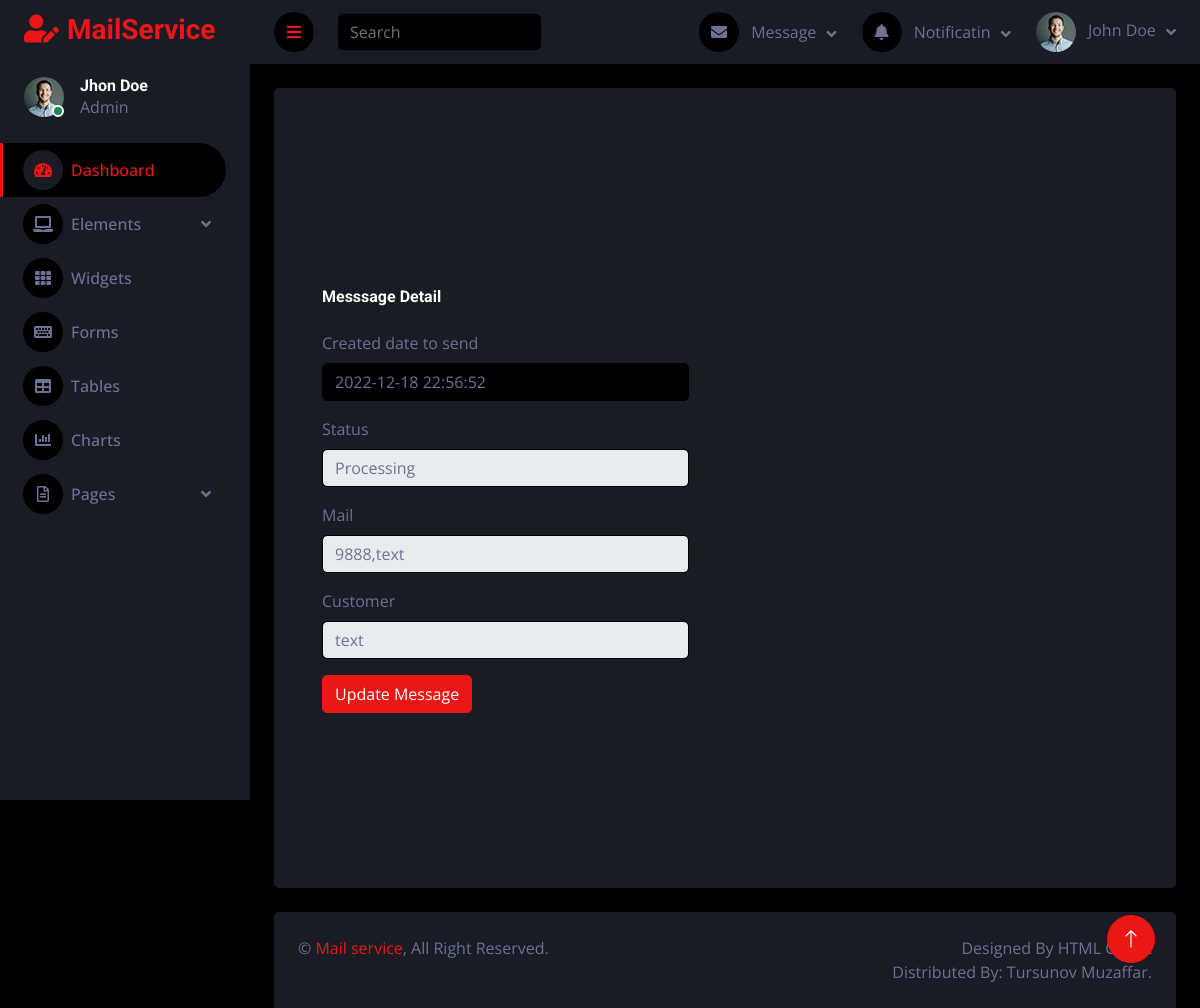
The page /message-detail/32 on the database its author committed.
### main/models.py (models this page shows, shortened)
class Messages(models.Model):
  created_date_to_send =models.DateTimeField()
  status = models.CharField(max_length=50)
  mail = models.ForeignKey('Mails',on_delete=models.CASCADE,related_name='messages_m')
  customer =models.ForeignKey(Customer,on_delete=models.CASCADE,related_name='messages_c')

### webui/views.py (the view, shortened to what this page needs)
# urls.py: path('message-detail/<int:pk>',views.message_detail,name='message_detail'),
def message_detail(request,pk):
  message =  get_object_or_404(Messages,pk=pk)
  form =MessageForm(instance =message)
  context ={
    'message':message,
    'form':form
  }
  return render(request,'detail/message_detail.html',context)

### webui/forms.py (shortened to what this page needs)
class MessageForm(forms.ModelForm):
  created_date_to_send =forms.DateTimeField(
        initial=datetime.now().strftime("%Y-%m-%d %H:%M"),
        widget=forms.widgets.DateTimeInput(
            attrs={'type': 'datetime'})
    )
  CHOICES=(('processing','Processing'),('message_sent','Sent messages'),('to_be_sent','Messages to be sent'))
  status = forms.ChoiceField(widget=forms.Select, choices=CHOICES)
  def __init__(self, *args, **kwargs):
        super().__init__(*args, **kwargs)
        for field in self.fields:
            self.fields[field].widget.attrs.update({
                'class': 'form-control'
            })
  class Meta:
    model =Messages
    fields =['created_date_to_send','status','mail','customer']

### accounts/models.py (called while the page is built)
    def __str__(self):
        return self.teg

### main/models.py (called while the page is built)
  def __str__(self):
    return self.fil_code_teg

### templates/detail/message_detail.html (shortened to what this page needs)
{% extends 'base.html'%}
{% block content %}
<div class="content">
    <nav class="navbar navbar-expand bg-secondary navbar-dark sticky-top px-4 py-0">
        <a href="#" class="sidebar-toggler flex-shrink-0">
            <i class="fa fa-bars"></i>
        </a>
        <form class="d-none d-md-flex ms-4">
            <input class="form-control bg-dark border-0" type="search" placeholder="Search">
        </form>
        <div class="navbar-nav align-items-center ms-auto">
            <div class="nav-item dropdown">
                <a href="#" class="nav-link dropdown-toggle" data-bs-toggle="dropdown">
                    <i class="fa fa-envelope me-lg-2"></i>
                    <span class="d-none d-lg-inline-flex">Message</span>
                </a>
            </div>
            <div class="nav-item dropdown">
                <a href="#" class="nav-link dropdown-toggle" data-bs-toggle="dropdown">
                    <i class="fa fa-bell me-lg-2"></i>
                    <span class="d-none d-lg-inline-flex">Notificatin</span>
                </a>
            </div>
            <div class="nav-item dropdown">
                <a href="#" class="nav-link dropdown-toggle" data-bs-toggle="dropdown">
                    <img class="rounded-circle me-lg-2" src="img/user.jpg" alt="" style="width: 40px; height: 40px;">
                    <span class="d-none d-lg-inline-flex">John Doe</span>
                </a>
            </div>
        </div>
    </nav>
    <div class="container-fluid pt-4 px-4">
        <div class="row vh-100 bg-secondary rounded align-items-center justify-content-center mx-0">
          <div class="container-fluid pt-4 px-4">
            <div class="row g-4">
                <div class="col-sm-12 col-xl-6">
                    <div class="bg-secondary rounded h-100 p-4">
                        <h6 class="mb-4">Messsage Detail</h6>
                        <form method="POST">
                            <div class="mb-3">
                                <label for="created_date" class="form-label">Created date to send</label>
                                {{form.created_date_to_send}}
                            </div>
                            <div class="mb-3">
                                <label for="status" class="form-label">Status</label>
                                {{form.status}}
                            </div>
                            <div class="mb-3">
                                <label for="mail" class="form-label">Mail</label>
                                {{form.mail}}
                            </div>
                            <div class="mb-3">
                                <label for="customer" class="form-label">Customer</label>
                                {{form.customer}}
                            </div>
                            <button type="submit" class="btn btn-primary">Update Message</button>
                        </form>
                    </div>
                </div>
            </div>
          </div>
        </div>
    </div>
{% endblock %}

### static/css/style.css (style rules this page uses)
:root { --primary: #EB1616; --secondary: #191C24; --light: #6C7293; --dark: #000000; }
.btn { transition: .5s; }
.content { margin-left: 250px; min-height: 100vh; background: var(--dark); transition: 0.5s; }
@media (min-width: 992px) { .content { width: calc(100% - 250px); } }
.content .navbar .navbar-nav .nav-link { margin-left: 25px; padding: 12px 0; color: var(--light); outline: none; }
.content .navbar .sidebar-toggler, .content .navbar .navbar-nav .nav-link i { width: 40px; height: 40px; display: inline-flex; align-items: center; justify-content: center; background: var(--dark); border-radius: 40px; }
.content .navbar .dropdown-toggle::after { margin-left: 6px; vertical-align: middle; border: none; content: "\f107"; font-family: "Font Awesome 5 Free"; font-weight: 900; transition: .5s; }

### rows shown on the page
Messages: created_date_to_send "2022-12-18 22:56:52", status "Processing", mail "9888,text", customer "text"
